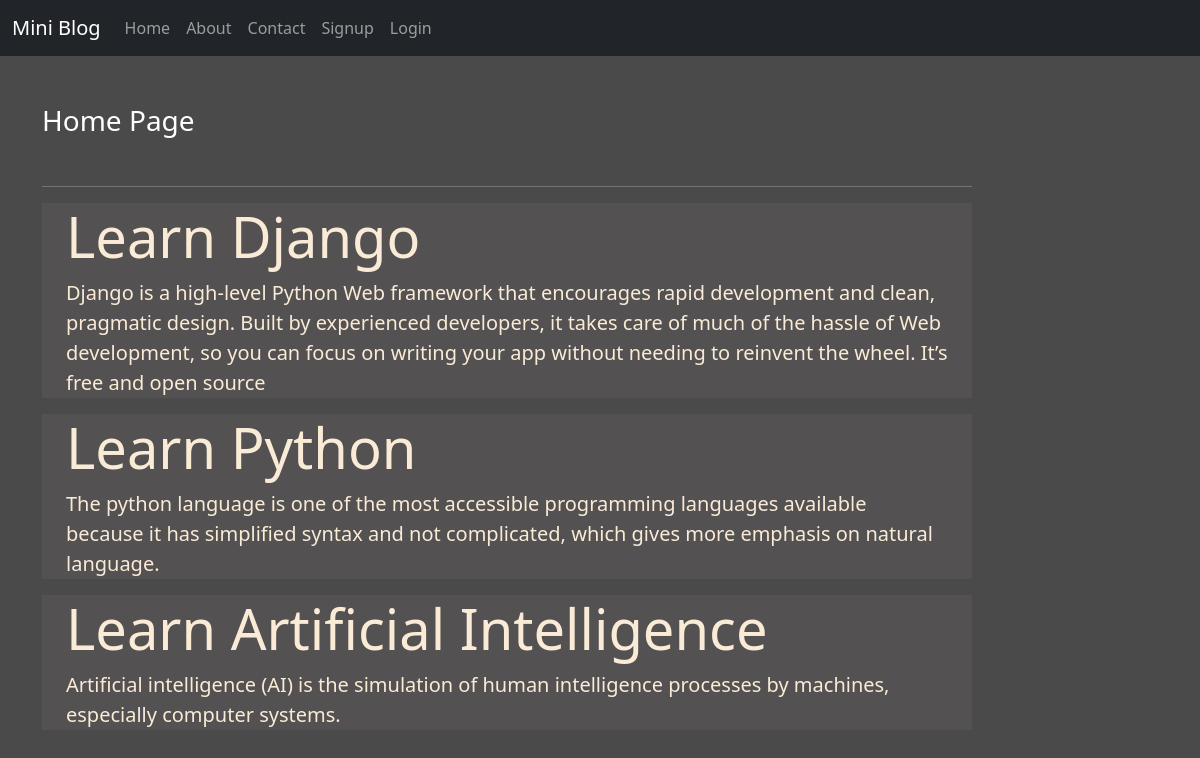
The page / on the database its author committed.
### blog/models.py (models this page shows)
class Post(models.Model):
    title= models.CharField(max_length=150)
    desc= models.TextField()

### blog/views.py (the view)
# urls.py: 2. Add a URL to urlpatterns:  path('', views.home, name='home')
def home(request):
    posts = Post.objects.all()
    return render(request, 'blog/home.html', {'posts':posts})

### blog/templates/blog/home.html
{% extends 'blog/base.html' %}
{% load static %}
{% block content %}
<div class="col-sm-10">
<h3 class="text-white my-5">Home Page</h3>
<hr>
{% for post in posts %}
<div class="jumbotron jumbotron-fluid jumbo-color">
    <div class="container">
      <h1 class="display-4 font-weight-bold">{{post.title}}</h1>
      <p class="lead">{{post.desc}}</p>
    </div>
  </div>
  {% endfor %}
</div>
{% endblock content %}

### blog/static/blog/css/style.css (style rules this page uses)
body { background-color: rgb(75, 74, 74); color: antiquewhite; }
.jumbo-color { background-color:rgb(83,81,81); }

### rows shown on the page
Post: title "Learn Django", desc "Django is a high-level Python Web framework that encourages rapid development and clean, pragmatic design. Built by experienced developers, it takes care of much of the hassle of Web development, so you can focus on writing your app without needing to reinvent the wheel. It’s free and open source"
Post: title "Learn Python", desc "The python language is one of the most accessible programming languages available because it has simplified syntax and not complicated, which gives more emphasis on natural language."
Post: title "Learn Artificial Intelligence", desc "Artificial intelligence (AI) is the simulation of human intelligence processes by machines, especially computer systems."
